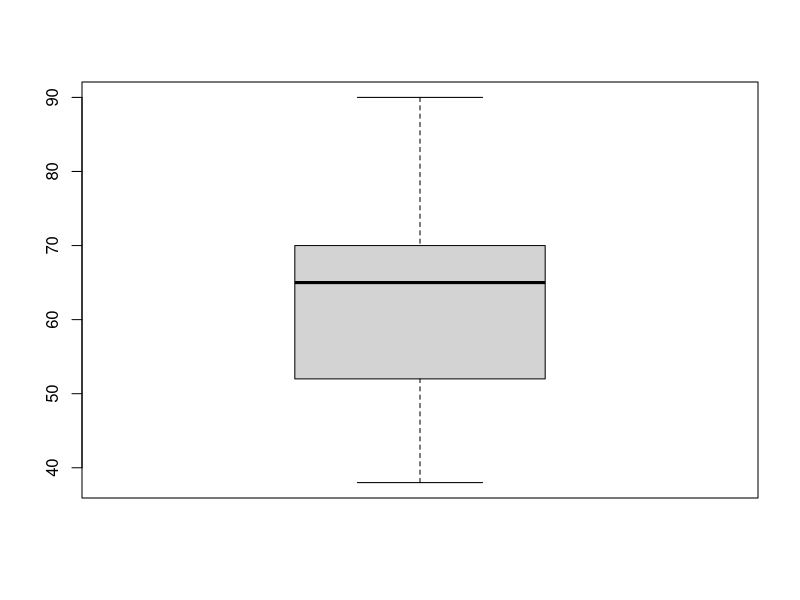
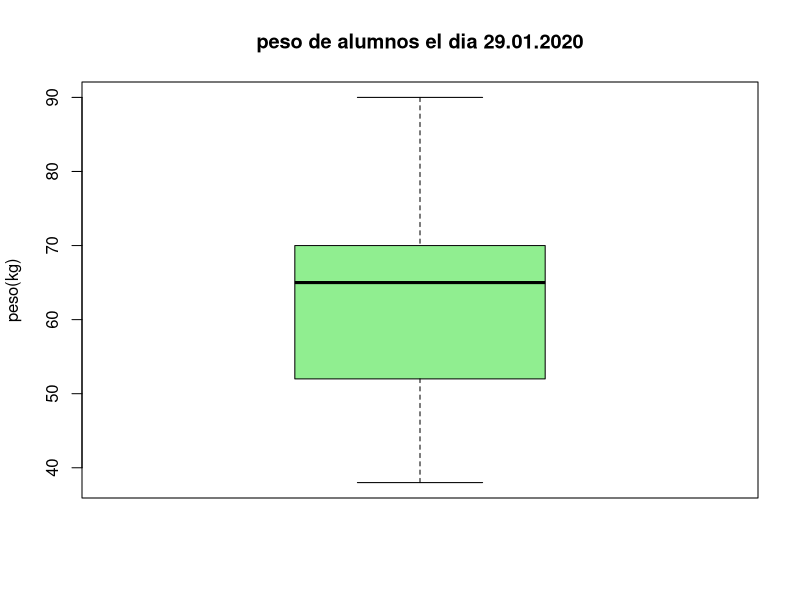

Write R code to recreate these figures, in order.
#Sandra Berenice Valdes Platas 
# Matricula: 1873490
# 29.01.2020


# operadores basicos  -----------------------------------------------------

2+2 
a <- 2 
a + 5
a+a^2

log(a)


# Descriptivas ------------------------------------------------------------



# Ingresar conjunto de datos 

peso <- c(70, 62, 52, 90, 38, 52, 50, 56, 70, 65, 76, 70, 72)

peso 
# numero de observaciones (length)

length(peso)

#calcular la media del peso: sumatoria de las observaciones y dividirla entre el numero de individuos muestreados 

sum(peso)/length(peso)
peso.media <- sum(peso)/length(peso)

mean(peso)
median(peso)

sd(peso)
var(peso)

fivenum(peso)
range(peso)



# graficas  ---------------------------------------------------------------

boxplot(peso)
boxplot(peso, col = "lightgreen", ylab= "peso(kg)", main="peso de alumnos el dia 29.01.2020")
        